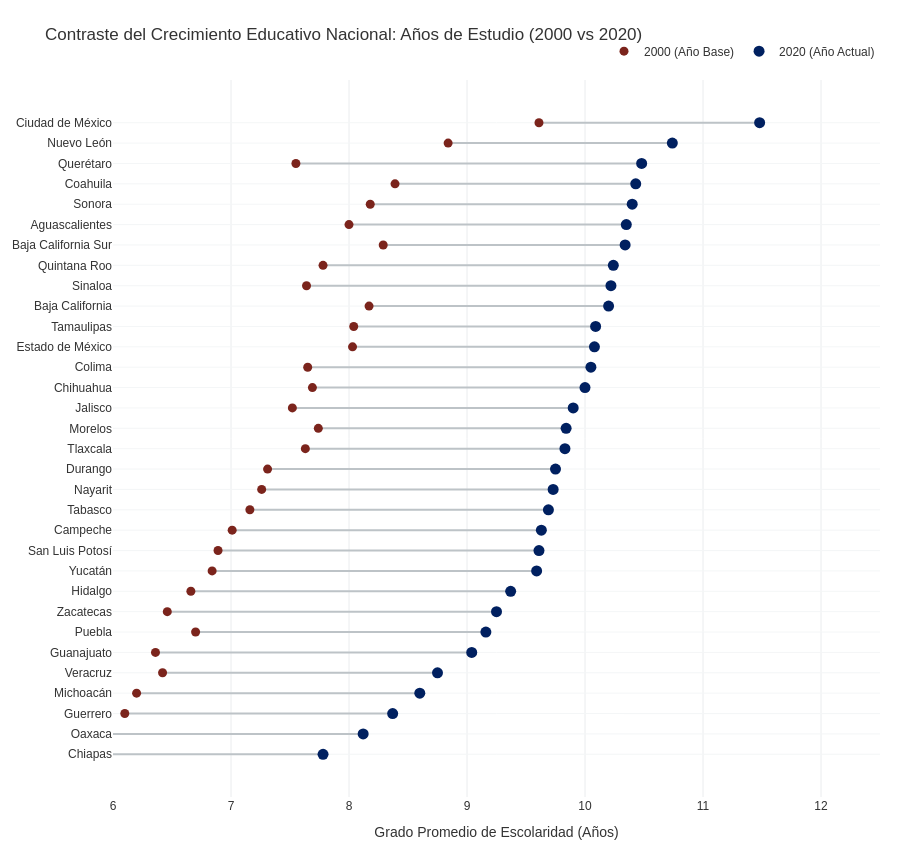

Here is the notebook cell this chart was saved with:
### Markdown cell above
<style>
    /* Estilo Institucional / Reporte Ejecutivo */
    body { background-color: #FFFFFF !important; }
    .jp-RenderedHTMLCommon {
        max-width: 1000px !important;
        margin: 0 auto !important;
        padding: 40px 20px !important;
        font-family: 'Arial', 'Helvetica', sans-serif !important;
        color: #333333;
        line-height: 1.6;
    }
    h1 { font-size: 2.2em !important; font-weight: bold; text-align: left; color: #002060; border-bottom: 2px solid #7B241C; padding-bottom: 10px; text-transform: uppercase; }
    
    /* Cajas de Resumen */
    .resumen { font-size: 1.1em; color: #444; border-left: 3px solid #002060; padding-left: 15px; margin-bottom: 30px; background-color: #FAFAFA; padding: 15px; }

    /* LOS NUEVOS SEPARADORES DE SECCIÓN (LEGO) */
    .section-break {
        background-color: #002060; /* Azul Marino Corporativo */
        padding: 30px 40px !important;
        margin: 60px 0 30px 0 !important; 
        border-left: 10px solid #7B241C; /* Acento Guinda */
        border-radius: 4px;
        box-shadow: 0 4px 6px rgba(0,0,0,0.1);
    }
    .section-break h2 {
        color: #FFFFFF !important;
        background-color: transparent !important;
        border: none !important;
        margin: 0 !important;
        padding: 0 !important;
        font-size: 1.6em !important;
        text-transform: uppercase;
        letter-spacing: 1px;
    }
    .section-break p {
        color: #D5DBDB !important;
        margin-top: 10px !important;
        margin-bottom: 0 !important;
        font-size: 1.1em !important;
    }
</style>

# El Dividendo Educativo en México
### ¿Más años en las aulas se traducen realmente en mayor riqueza estatal?
***

<div class="resumen">
<b>Resumen Ejecutivo:</b> Durante décadas, la política pública ha sostenido que la educación es el principal motor del desarrollo económico. En este reporte, cruzamos 20 años de datos del Censo de Población y Vivienda con el Producto Interno Bruto (PIB) del INEGI para someter esta premisa a una prueba matemática: <b>¿El esfuerzo de mantener a la población en la escuela está generando la riqueza esperada en las diferentes regiones del país?</b>
</div>

<div class="section-break">
    <h2>1. El Punto de Partida</h2>
    <p>Dos décadas de esfuerzo por mantener a México en las aulas</p>
</div>

Construir capital humano es un proceso lento que toma generaciones. No podemos entender el presente económico sin mirar el rezago educativo histórico. 

La siguiente visualización contrasta el Grado Promedio de Escolaridad de cada entidad en el año 2000 frente al 2020. Esta 'Gráfica de Mancuernas' revela la magnitud de la brecha nacional inicial y el esfuerzo de crecimiento de cada estado a lo largo de 20 años.

### Code cell
import plotly.graph_objects as go

# 1. Preparación de datos: Nos quedamos solo con los años extremos
df_dumb = df[['Estado', 'Edu_2000_Total', 'Edu_2020_Total']].copy()

# Ordenamos de mayor a menor según el nivel actual (2020)
df_dumb = df_dumb.sort_values(by='Edu_2020_Total', ascending=True)

# 2. LÓGICA DE VISUALIZACIÓN INSTITUCIONAL (PANORAMA NACIONAL COMxxPLETO)
fig1 = go.Figure()

for i, row in df_dumb.iterrows():
    crecimiento = row['Edu_2020_Total'] - row['Edu_2000_Total']
    
    # Línea de conexión gris
    fig1.add_trace(go.Scatter(
        x=[row['Edu_2000_Total'], row['Edu_2020_Total']],
        y=[row['Estado'], row['Estado']],
        mode='lines',
        line=dict(color='#BDC3C7', width=2), # Gris sólido
        showlegend=False,
        hoverinfo='skip'
    ))
    
    # Punto 2000 (Guinda Institucional)
    fig1.add_trace(go.Scatter(
        x=[row['Edu_2000_Total']],
        y=[row['Estado']],
        mode='markers',
        marker=dict(color='#7B241C', size=9),
        showlegend=False,
        hoverinfo='skip'
    ))

    # Punto 2020 (Azul Marino - Aquí ponemos el Tooltip para todos)
    fig1.add_trace(go.Scatter(
        x=[row['Edu_2020_Total']],
        y=[row['Estado']],
        mode='markers',
        marker=dict(color='#002060', size=11),
        showlegend=False,
        customdata=[[row['Edu_2000_Total'], row['Edu_2020_Total'], crecimiento]],
        hovertemplate="<b style='font-size:14px'>%{y}</b><br><br>📚 2020: %{customdata[1]:.1f} años<br>⚪ 2000: %{customdata[0]:.1f} años<br>📈 Crecimiento: +%{customdata[2]:.1f} años<extra></extra>"
    ))

# CONFIGURACIÓN DEL LAYOUT EJECUTIVO
fig1.update_layout(
    title='Contraste del Crecimiento Educativo Nacional: Años de Estudio (2000 vs 2020)',
    plot_bgcolor='white',
    paper_bgcolor='white',
    height=850, # Altura perfecta para que los 32 estados se lean claros
    margin=dict(l=20, r=20, t=80, b=40),
    xaxis=dict(
        title='Grado Promedio de Escolaridad (Años)',
        tickmode='linear',
        tick0=6, dtick=1,
        range=[6, 12.5],
        showgrid=True, gridcolor='#EAECEE' # Cuadrícula gris tenue
    ),
    yaxis=dict(
        showgrid=True, gridcolor='#F4F6F7',
        automargin=True # Ajusta el margen para nombres largos
    ),
    font=dict(family="Arial", size=12, color="#333333"),
    legend=dict(orientation="h", yanchor="bottom", y=1.02, xanchor="right", x=1)
)

# Agregamos las etiquetas de la leyenda manualmente
fig1.add_trace(go.Scatter(x=[None], y=[None], mode='markers', marker=dict(color='#7B241C', size=9), name='2000 (Año Base)'))
fig1.add_trace(go.Scatter(x=[None], y=[None], mode='markers', marker=dict(color='#002060', size=11), name='2020 (Año Actual)'))

fig1.show()

### Figure 1 — Plotly figure (JSON) as saved in the notebook; plotly's stock layout.template omitted (floating-point values rounded to 4 significant figures)
{"data": [{"hoverinfo": "skip", "line": {"color": "#BDC3C7", "width": 2}, "mode": "lines", "showlegend": false, "type": "scatter", "x": [5.35, 7.78], "y": ["Chiapas", "Chiapas"]}, {"hoverinfo": "skip", "marker": {"color": "#7B241C", "size": 9}, "mode": "markers", "showlegend": false, "type": "scatter", "x": [5.35], "y": ["Chiapas"]}, {"customdata": [[5.35, 7.78, 2.43]], "hovertemplate": "<b style='font-size:14px'>%{y}</b><br><br>📚 2020: %{customdata[1]:.1f} años<br>⚪ 2000: %{customdata[0]:.1f} años<br>📈 Crecimiento: +%{customdata[2]:.1f} años<extra></extra>", "marker": {"color": "#002060", "size": 11}, "mode": "markers", "showlegend": false, "type": "scatter", "x": [7.78], "y": ["Chiapas"]}, {"hoverinfo": "skip", "line": {"color": "#BDC3C7", "width": 2}, "mode": "lines", "showlegend": false, "type": "scatter", "x": [5.62, 8.12], "y": ["Oaxaca", "Oaxaca"]}, {"hoverinfo": "skip", "marker": {"color": "#7B241C", "size": 9}, "mode": "markers", "showlegend": false, "type": "scatter", "x": [5.62], "y": ["Oaxaca"]}, {"customdata": [[5.62, 8.12, 2.5]], "hovertemplate": "<b style='font-size:14px'>%{y}</b><br><br>📚 2020: %{customdata[1]:.1f} años<br>⚪ 2000: %{customdata[0]:.1f} años<br>📈 Crecimiento: +%{customdata[2]:.1f} años<extra></extra>", "marker": {"color": "#002060", "size": 11}, "mode": "markers", "showlegend": false, "type": "scatter", "x": [8.12], "y": ["Oaxaca"]}, {"hoverinfo": "skip", "line": {"color": "#BDC3C7", "width": 2}, "mode": "lines", "showlegend": false, "type": "scatter", "x": [6.1, 8.37], "y": ["Guerrero", "Guerrero"]}, {"hoverinfo": "skip", "marker": {"color": "#7B241C", "size": 9}, "mode": "markers", "showlegend": false, "type": "scatter", "x": [6.1], "y": ["Guerrero"]}, {"customdata": [[6.1, 8.37, 2.27]], "hovertemplate": "<b style='font-size:14px'>%{y}</b><br><br>📚 2020: %{customdata[1]:.1f} años<br>⚪ 2000: %{customdata[0]:.1f} años<br>📈 Crecimiento: +%{customdata[2]:.1f} años<extra></extra>", "marker": {"color": "#002060", "size": 11}, "mode": "markers", "showlegend": false, "type": "scatter", "x": [8.37], "y": ["Guerrero"]}, {"hoverinfo": "skip", "line": {"color": "#BDC3C7", "width": 2}, "mode": "lines", "showlegend": false, "type": "scatter", "x": [6.2, 8.6], "y": ["Michoacán", "Michoacán"]}, {"hoverinfo": "skip", "marker": {"color": "#7B241C", "size": 9}, "mode": "markers", "showlegend": false, "type": "scatter", "x": [6.2], "y": ["Michoacán"]}, {"customdata": [[6.2, 8.6, 2.4]], "hovertemplate": "<b style='font-size:14px'>%{y}</b><br><br>📚 2020: %{customdata[1]:.1f} años<br>⚪ 2000: %{customdata[0]:.1f} años<br>📈 Crecimiento: +%{customdata[2]:.1f} años<extra></extra>", "marker": {"color": "#002060", "size": 11}, "mode": "markers", "showlegend": false, "type": "scatter", "x": [8.6], "y": ["Michoacán"]}, {"hoverinfo": "skip", "line": {"color": "#BDC3C7", "width": 2}, "mode": "lines", "showlegend": false, "type": "scatter", "x": [6.42, 8.75], "y": ["Veracruz", "Veracruz"]}, {"hoverinfo": "skip", "marker": {"color": "#7B241C", "size": 9}, "mode": "markers", "showlegend": false, "type": "scatter", "x": [6.42], "y": ["Veracruz"]}, {"customdata": [[6.42, 8.75, 2.33]], "hovertemplate": "<b style='font-size:14px'>%{y}</b><br><br>📚 2020: %{customdata[1]:.1f} años<br>⚪ 2000: %{customdata[0]:.1f} años<br>📈 Crecimiento: +%{customdata[2]:.1f} años<extra></extra>", "marker": {"color": "#002060", "size": 11}, "mode": "markers", "showlegend": false, "type": "scatter", "x": [8.75], "y": ["Veracruz"]}, {"hoverinfo": "skip", "line": {"color": "#BDC3C7", "width": 2}, "mode": "lines", "showlegend": false, "type": "scatter", "x": [6.36, 9.04], "y": ["Guanajuato", "Guanajuato"]}, {"hoverinfo": "skip", "marker": {"color": "#7B241C", "size": 9}, "mode": "markers", "showlegend": false, "type": "scatter", "x": [6.36], "y": ["Guanajuato"]}, {"customdata": [[6.36, 9.04, 2.68]], "hovertemplate": "<b style='font-size:14px'>%{y}</b><br><br>📚 2020: %{customdata[1]:.1f} años<br>⚪ 2000: %{customdata[0]:.1f} años<br>📈 Crecimiento: +%{customdata[2]:.1f} años<extra></extra>", "marker": {"color": "#002060", "size": 11}, "mode": "markers", "showlegend": false, "type": "scatter", "x": [9.04], "y": ["Guanajuato"]}, {"hoverinfo": "skip", "line": {"color": "#BDC3C7", "width": 2}, "mode": "lines", "showlegend": false, "type": "scatter", "x": [6.7, 9.16], "y": ["Puebla", "Puebla"]}, {"hoverinfo": "skip", "marker": {"color": "#7B241C", "size": 9}, "mode": "markers", "showlegend": false, "type": "scatter", "x": [6.7], "y": ["Puebla"]}, {"customdata": [[6.7, 9.16, 2.46]], "hovertemplate": "<b style='font-size:14px'>%{y}</b><br><br>📚 2020: %{customdata[1]:.1f} años<br>⚪ 2000: %{customdata[0]:.1f} años<br>📈 Crecimiento: +%{customdata[2]:.1f} años<extra></extra>", "marker": {"color": "#002060", "size": 11}, "mode": "markers", "showlegend": false, "type": "scatter", "x": [9.16], "y": ["Puebla"]}, {"hoverinfo": "skip", "line": {"color": "#BDC3C7", "width": 2}, "mode": "lines", "showlegend": false, "type": "scatter", "x": [6.46, 9.25], "y": ["Zacatecas", "Zacatecas"]}, {"hoverinfo": "skip", "marker": {"color": "#7B241C", "size": 9}, "mode": "markers", "showlegend": false, "type": "scatter", "x": [6.46], "y": ["Zacatecas"]}, {"customdata": [[6.46, 9.25, 2.79]], "hovertemplate": "<b style='font-size:14px'>%{y}</b><br><br>📚 2020: %{customdata[1]:.1f} años<br>⚪ 2000: %{customdata[0]:.1f} años<br>📈 Crecimiento: +%{customdata[2]:.1f} años<extra></extra>", "marker": {"color": "#002060", "size": 11}, "mode": "markers", "showlegend": false, "type": "scatter", "x": [9.25], "y": ["Zacatecas"]}, {"hoverinfo": "skip", "line": {"color": "#BDC3C7", "width": 2}, "mode": "lines", "showlegend": false, "type": "scatter", "x": [6.66, 9.37], "y": ["Hidalgo", "Hidalgo"]}, {"hoverinfo": "skip", "marker": {"color": "#7B241C", "size": 9}, "mode": "markers", "showlegend": false, "type": "scatter", "x": [6.66], "y": ["Hidalgo"]}, {"customdata": [[6.66, 9.37, 2.71]], "hovertemplate": "<b style='font-size:14px'>%{y}</b><br><br>📚 2020: %{customdata[1]:.1f} años<br>⚪ 2000: %{customdata[0]:.1f} años<br>📈 Crecimiento: +%{customdata[2]:.1f} años<extra></extra>", "marker": {"color": "#002060", "size": 11}, "mode": "markers", "showlegend": false, "type": "scatter", "x": [9.37], "y": ["Hidalgo"]}, {"hoverinfo": "skip", "line": {"color": "#BDC3C7", "width": 2}, "mode": "lines", "showlegend": false, "type": "scatter", "x": [6.84, 9.59], "y": ["Yucatán", "Yucatán"]}, {"hoverinfo": "skip", "marker": {"color": "#7B241C", "size": 9}, "mode": "markers", "showlegend": false, "type": "scatter", "x": [6.84], "y": ["Yucatán"]}, {"customdata": [[6.84, 9.59, 2.75]], "hovertemplate": "<b style='font-size:14px'>%{y}</b><br><br>📚 2020: %{customdata[1]:.1f} años<br>⚪ 2000: %{customdata[0]:.1f} años<br>📈 Crecimiento: +%{customdata[2]:.1f} años<extra></extra>", "marker": {"color": "#002060", "size": 11}, "mode": "markers", "showlegend": false, "type": "scatter", "x": [9.59], "y": ["Yucatán"]}, {"hoverinfo": "skip", "line": {"color": "#BDC3C7", "width": 2}, "mode": "lines", "showlegend": false, "type": "scatter", "x": [6.89, 9.61], "y": ["San Luis Potosí", "San Luis Potosí"]}, {"hoverinfo": "skip", "marker": {"color": "#7B241C", "size": 9}, "mode": "markers", "showlegend": false, "type": "scatter", "x": [6.89], "y": ["San Luis Potosí"]}, {"customdata": [[6.89, 9.61, 2.72]], "hovertemplate": "<b style='font-size:14px'>%{y}</b><br><br>📚 2020: %{customdata[1]:.1f} años<br>⚪ 2000: %{customdata[0]:.1f} años<br>📈 Crecimiento: +%{customdata[2]:.1f} años<extra></extra>", "marker": {"color": "#002060", "size": 11}, "mode": "markers", "showlegend": false, "type": "scatter", "x": [9.61], "y": ["San Luis Potosí"]}, {"hoverinfo": "skip", "line": {"color": "#BDC3C7", "width": 2}, "mode": "lines", "showlegend": false, "type": "scatter", "x": [7.01, 9.63], "y": ["Campeche", "Campeche"]}, {"hoverinfo": "skip", "marker": {"color": "#7B241C", "size": 9}, "mode": "markers", "showlegend": false, "type": "scatter", "x": [7.01], "y": ["Campeche"]}, {"customdata": [[7.01, 9.63, 2.62]], "hovertemplate": "<b style='font-size:14px'>%{y}</b><br><br>📚 2020: %{customdata[1]:.1f} años<br>⚪ 2000: %{customdata[0]:.1f} años<br>📈 Crecimiento: +%{customdata[2]:.1f} años<extra></extra>", "marker": {"color": "#002060", "size": 11}, "mode": "markers", "showlegend": false, "type": "scatter", "x": [9.63], "y": ["Campeche"]}, {"hoverinfo": "skip", "line": {"color": "#BDC3C7", "width": 2}, "mode": "lines", "showlegend": false, "type": "scatter", "x": [7.16, 9.69], "y": ["Tabasco", "Tabasco"]}, {"hoverinfo": "skip", "marker": {"color": "#7B241C", "size": 9}, "mode": "markers", "showlegend": false, "type": "scatter", "x": [7.16], "y": ["Tabasco"]}, {"customdata": [[7.16, 9.69, 2.53]], "hovertemplate": "<b style='font-size:14px'>%{y}</b><br><br>📚 2020: %{customdata[1]:.1f} años<br>⚪ 2000: %{customdata[0]:.1f} años<br>📈 Crecimiento: +%{customdata[2]:.1f} años<extra></extra>", "marker": {"color": "#002060", "size": 11}, "mode": "markers", "showlegend": false, "type": "scatter", "x": [9.69], "y": ["Tabasco"]}, {"hoverinfo": "skip", "line": {"color": "#BDC3C7", "width": 2}, "mode": "lines", "showlegend": false, "type": "scatter", "x": [7.26, 9.73], "y": ["Nayarit", "Nayarit"]}, {"hoverinfo": "skip", "marker": {"color": "#7B241C", "size": 9}, "mode": "markers", "showlegend": false, "type": "scatter", "x": [7.26], "y": ["Nayarit"]}, {"customdata": [[7.26, 9.73, 2.47]], "hovertemplate": "<b style='font-size:14px'>%{y}</b><br><br>📚 2020: %{customdata[1]:.1f} años<br>⚪ 2000: %{customdata[0]:.1f} años<br>📈 Crecimiento: +%{customdata[2]:.1f} años<extra></extra>", "marker": {"color": "#002060", "size": 11}, "mode": "markers", "showlegend": false, "type": "scatter", "x": [9.73], "y": ["Nayarit"]}, {"hoverinfo": "skip", "line": {"color": "#BDC3C7", "width": 2}, "mode": "lines", "showlegend": false, "type": "scatter", "x": [7.31, 9.75], "y": ["Durango", "Durango"]}, {"hoverinfo": "skip", "marker": {"color": "#7B241C", "size": 9}, "mode": "markers", "showlegend": false, "type": "scatter", "x": [7.31], "y": ["Durango"]}, {"customdata": [[7.31, 9.75, 2.44]], "hovertemplate": "<b style='font-size:14px'>%{y}</b><br><br>📚 2020: %{customdata[1]:.1f} años<br>⚪ 2000: %{customdata[0]:.1f} años<br>📈 Crecimiento: +%{customdata[2]:.1f} años<extra></extra>", "marker": {"color": "#002060", "size": 11}, "mode": "markers", "showlegend": false, "type": "scatter", "x": [9.75], "y": ["Durango"]}, {"hoverinfo": "skip", "line": {"color": "#BDC3C7", "width": 2}, "mode": "lines", "showlegend": false, "type": "scatter", "x": [7.63, 9.83], "y": ["Tlaxcala", "Tlaxcala"]}, {"hoverinfo": "skip", "marker": {"color": "#7B241C", "size": 9}, "mode": "markers", "showlegend": false, "type": "scatter", "x": [7.63], "y": ["Tlaxcala"]}, {"customdata": [[7.63, 9.83, 2.2]], "hovertemplate": "<b style='font-size:14px'>%{y}</b><br><br>📚 2020: %{customdata[1]:.1f} años<br>⚪ 2000: %{customdata[0]:.1f} años<br>📈 Crecimiento: +%{customdata[2]:.1f} años<extra></extra>", "marker": {"color": "#002060", "size": 11}, "mode": "markers", "showlegend": false, "type": "scatter", "x": [9.83], "y": ["Tlaxcala"]}, {"hoverinfo": "skip", "line": {"color": "#BDC3C7", "width": 2}, "mode": "lines", "showlegend": false, "type": "scatter", "x": [7.74, 9.84], "y": ["Morelos", "Morelos"]}, {"hoverinfo": "skip", "marker": {"color": "#7B241C", "size": 9}, "mode": "markers", "showlegend": false, "type": "scatter", "x": [7.74], "y": ["Morelos"]}, {"customdata": [[7.74, 9.84, 2.1]], "hovertemplate": "<b style='font-size:14px'>%{y}</b><br><br>📚 2020: %{customdata[1]:.1f} años<br>⚪ 2000: %{customdata[0]:.1f} años<br>📈 Crecimiento: +%{customdata[2]:.1f} años<extra></extra>", "marker": {"color": "#002060", "size": 11}, "mode": "markers", "showlegend": false, "type": "scatter", "x": [9.84], "y": ["Morelos"]}, {"hoverinfo": "skip", "line": {"color": "#BDC3C7", "width": 2}, "mode": "lines", "showlegend": false, "type": "scatter", "x": [7.52, 9.9], "y": ["Jalisco", "Jalisco"]}, {"hoverinfo": "skip", "marker": {"color": "#7B241C", "size": 9}, "mode": "markers", "showlegend": false, "type": "scatter", "x": [7.52], "y": ["Jalisco"]}, {"customdata": [[7.52, 9.9, 2.38]], "hovertemplate": "<b style='font-size:14px'>%{y}</b><br><br>📚 2020: %{customdata[1]:.1f} años<br>⚪ 2000: %{customdata[0]:.1f} años<br>📈 Crecimiento: +%{customdata[2]:.1f} años<extra></extra>", "marker": {"color": "#002060", "size": 11}, "mode": "markers", "showlegend": false, "type": "scatter", "x": [9.9], "y": ["Jalisco"]}, {"hoverinfo": "skip", "line": {"color": "#BDC3C7", "width": 2}, "mode": "lines", "showlegend": false, "type": "scatter", "x": [7.69, 10], "y": ["Chihuahua", "Chihuahua"]}, {"hoverinfo": "skip", "marker": {"color": "#7B241C", "size": 9}, "mode": "markers", "showlegend": false, "type": "scatter", "x": [7.69], "y": ["Chihuahua"]}, {"customdata": [[7.69, 10, 2.31]], "hovertemplate": "<b style='font-size:14px'>%{y}</b><br><br>📚 2020: %{customdata[1]:.1f} años<br>⚪ 2000: %{customdata[0]:.1f} años<br>📈 Crecimiento: +%{customdata[2]:.1f} años<extra></extra>", "marker": {"color": "#002060", "size": 11}, "mode": "markers", "showlegend": false, "type": "scatter", "x": [10], "y": ["Chihuahua"]}, {"hoverinfo": "skip", "line": {"color": "#BDC3C7", "width": 2}, "mode": "lines", "showlegend": false, "type": "scatter", "x": [7.65, 10.05], "y": ["Colima", "Colima"]}, {"hoverinfo": "skip", "marker": {"color": "#7B241C", "size": 9}, "mode": "markers", "showlegend": false, "type": "scatter", "x": [7.65], "y": ["Colima"]}, {"customdata": [[7.65, 10.05, 2.4]], "hovertemplate": "<b style='font-size:14px'>%{y}</b><br><br>📚 2020: %{customdata[1]:.1f} años<br>⚪ 2000: %{customdata[0]:.1f} años<br>📈 Crecimiento: +%{customdata[2]:.1f} años<extra></extra>", "marker": {"color": "#002060", "size": 11}, "mode": "markers", "showlegend": false, "type": "scatter", "x": [10.05], "y": ["Colima"]}, {"hoverinfo": "skip", "line": {"color": "#BDC3C7", "width": 2}, "mode": "lines", "showlegend": false, "type": "scatter", "x": [8.03, 10.08], "y": ["Estado de México", "Estado de México"]}, {"hoverinfo": "skip", "marker": {"color": "#7B241C", "size": 9}, "mode": "markers", "showlegend": false, "type": "scatter", "x": [8.03], "y": ["Estado de México"]}, {"customdata": [[8.03, 10.08, 2.05]], "hovertemplate": "<b style='font-size:14px'>%{y}</b><br><br>📚 2020: %{customdata[1]:.1f} años<br>⚪ 2000: %{customdata[0]:.1f} años<br>📈 Crecimiento: +%{customdata[2]:.1f} años<extra></extra>", "marker": {"color": "#002060", "size": 11}, "mode": "markers", "showlegend": false, "type": "scatter", "x": [10.08], "y": ["Estado de México"]}, {"hoverinfo": "skip", "line": {"color": "#BDC3C7", "width": 2}, "mode": "lines", "showlegend": false, "type": "scatter", "x": [8.04, 10.09], "y": ["Tamaulipas", "Tamaulipas"]}, {"hoverinfo": "skip", "marker": {"color": "#7B241C", "size": 9}, "mode": "markers", "showlegend": false, "type": "scatter", "x": [8.04], "y": ["Tamaulipas"]}, {"customdata": [[8.04, 10.09, 2.05]], "hovertemplate": "<b style='font-size:14px'>%{y}</b><br><br>📚 2020: %{customdata[1]:.1f} años<br>⚪ 2000: %{customdata[0]:.1f} años<br>📈 Crecimiento: +%{customdata[2]:.1f} años<extra></extra>", "marker": {"color": "#002060", "size": 11}, "mode": "markers", "showlegend": false, "type": "scatter", "x": [10.09], "y": ["Tamaulipas"]}, {"hoverinfo": "skip", "line": {"color": "#BDC3C7", "width": 2}, "mode": "lines", "showlegend": false, "type": "scatter", "x": [8.17, 10.2], "y": ["Baja California", "Baja California"]}, {"hoverinfo": "skip", "marker": {"color": "#7B241C", "size": 9}, "mode": "markers", "showlegend": false, "type": "scatter", "x": [8.17], "y": ["Baja California"]}, {"customdata": [[8.17, 10.2, 2.03]], "hovertemplate": "<b style='font-size:14px'>%{y}</b><br><br>📚 2020: %{customdata[1]:.1f} años<br>⚪ 2000: %{customdata[0]:.1f} años<br>📈 Crecimiento: +%{customdata[2]:.1f} años<extra></extra>", "marker": {"color": "#002060", "size": 11}, "mode": "markers", "showlegend": false, "type": "scatter", "x": [10.2], "y": ["Baja California"]}, {"hoverinfo": "skip", "line": {"color": "#BDC3C7", "width": 2}, "mode": "lines", "showlegend": false, "type": "scatter", "x": [7.64, 10.22], "y": ["Sinaloa", "Sinaloa"]}, {"hoverinfo": "skip", "marker": {"color": "#7B241C", "size": 9}, "mode": "markers", "showlegend": false, "type": "scatter", "x": [7.64], "y": ["Sinaloa"]}, {"customdata": [[7.64, 10.22, 2.58]], "hovertemplate": "<b style='font-size:14px'>%{y}</b><br><br>📚 2020: %{customdata[1]:.1f} años<br>⚪ 2000: %{customdata[0]:.1f} años<br>📈 Crecimiento: +%{customdata[2]:.1f} años<extra></extra>", "marker": {"color": "#002060", "size": 11}, "mode": "markers", "showlegend": false, "type": "scatter", "x": [10.22], "y": ["Sinaloa"]}, {"hoverinfo": "skip", "line": {"color": "#BDC3C7", "width": 2}, "mode": "lines", "showlegend": false, "type": "scatter", "x": [7.78, 10.24], "y": ["Quintana Roo", "Quintana Roo"]}, {"hoverinfo": "skip", "marker": {"color": "#7B241C", "size": 9}, "mode": "markers", "showlegend": false, "type": "scatter", "x": [7.78], "y": ["Quintana Roo"]}, {"customdata": [[7.78, 10.24, 2.46]], "hovertemplate": "<b style='font-size:14px'>%{y}</b><br><br>📚 2020: %{customdata[1]:.1f} años<br>⚪ 2000: %{customdata[0]:.1f} años<br>📈 Crecimiento: +%{customdata[2]:.1f} años<extra></extra>", "marker": {"color": "#002060", "size": 11}, "mode": "markers", "showlegend": false, "type": "scatter", "x": [10.24], "y": ["Quintana Roo"]}, {"hoverinfo": "skip", "line": {"color": "#BDC3C7", "width": 2}, "mode": "lines", "showlegend": false, "type": "scatter", "x": [8.29, 10.34], "y": ["Baja California Sur", "Baja California Sur"]}, {"hoverinfo": "skip", "marker": {"color": "#7B241C", "size": 9}, "mode": "markers", "showlegend": false, "type": "scatter", "x": [8.29], "y": ["Baja California Sur"]}, {"customdata": [[8.29, 10.34, 2.05]], "hovertemplate": "<b style='font-size:14px'>%{y}</b><br><br>📚 2020: %{customdata[1]:.1f} años<br>⚪ 2000: %{customdata[0]:.1f} años<br>📈 Crecimiento: +%{customdata[2]:.1f} años<extra></extra>", "marker": {"color": "#002060", "size": 11}, "mode": "markers", "showlegend": false, "type": "scatter", "x": [10.34], "y": ["Baja California Sur"]}, {"hoverinfo": "skip", "line": {"color": "#BDC3C7", "width": 2}, "mode": "lines", "showlegend": false, "type": "scatter", "x": [8, 10.35], "y": ["Aguascalientes", "Aguascalientes"]}, {"hoverinfo": "skip", "marker": {"color": "#7B241C", "size": 9}, "mode": "markers", "showlegend": false, "type": "scatter", "x": [8], "y": ["Aguascalientes"]}, {"customdata": [[8, 10.35, 2.35]], "hovertemplate": "<b style='font-size:14px'>%{y}</b><br><br>📚 2020: %{customdata[1]:.1f} años<br>⚪ 2000: %{customdata[0]:.1f} años<br>📈 Crecimiento: +%{customdata[2]:.1f} años<extra></extra>", "marker": {"color": "#002060", "size": 11}, "mode": "markers", "showlegend": false, "type": "scatter", "x": [10.35], "y": ["Aguascalientes"]}, {"hoverinfo": "skip", "line": {"color": "#BDC3C7", "width": 2}, "mode": "lines", "showlegend": false, "type": "scatter", "x": [8.18, 10.4], "y": ["Sonora", "Sonora"]}, {"hoverinfo": "skip", "marker": {"color": "#7B241C", "size": 9}, "mode": "markers", "showlegend": false, "type": "scatter", "x": [8.18], "y": ["Sonora"]}, {"customdata": [[8.18, 10.4, 2.22]], "hovertemplate": "<b style='font-size:14px'>%{y}</b><br><br>📚 2020: %{customdata[1]:.1f} años<br>⚪ 2000: %{customdata[0]:.1f} años<br>📈 Crecimiento: +%{customdata[2]:.1f} años<extra></extra>", "marker": {"color": "#002060", "size": 11}, "mode": "markers", "showlegend": false, "type": "scatter", "x": [10.4], "y": ["Sonora"]}, {"hoverinfo": "skip", "line": {"color": "#BDC3C7", "width": 2}, "mode": "lines", "showlegend": false, "type": "scatter", "x": [8.39, 10.43], "y": ["Coahuila", "Coahuila"]}, {"hoverinfo": "skip", "marker": {"color": "#7B241C", "size": 9}, "mode": "markers", "showlegend": false, "type": "scatter", "x": [8.39], "y": ["Coahuila"]}, {"customdata": [[8.39, 10.43, 2.04]], "hovertemplate": "<b style='font-size:14px'>%{y}</b><br><br>📚 2020: %{customdata[1]:.1f} años<br>⚪ 2000: %{customdata[0]:.1f} años<br>📈 Crecimiento: +%{customdata[2]:.1f} años<extra></extra>", "marker": {"color": "#002060", "size": 11}, "mode": "markers", "showlegend": false, "type": "scatter", "x": [10.43], "y": ["Coahuila"]}, {"hoverinfo": "skip", "line": {"color": "#BDC3C7", "width": 2}, "mode": "lines", "showlegend": false, "type": "scatter", "x": [7.55, 10.48], "y": ["Querétaro", "Querétaro"]}, {"hoverinfo": "skip", "marker": {"color": "#7B241C", "size": 9}, "mode": "markers", "showlegend": false, "type": "scatter", "x": [7.55], "y": ["Querétaro"]}, {"customdata": [[7.55, 10.48, 2.93]], "hovertemplate": "<b style='font-size:14px'>%{y}</b><br><br>📚 2020: %{customdata[1]:.1f} años<br>⚪ 2000: %{customdata[0]:.1f} años<br>📈 Crecimiento: +%{customdata[2]:.1f} años<extra></extra>", "marker": {"color": "#002060", "size": 11}, "mode": "markers", "showlegend": false, "type": "scatter", "x": [10.48], "y": ["Querétaro"]}, {"hoverinfo": "skip", "line": {"color": "#BDC3C7", "width": 2}, "mode": "lines", "showlegend": false, "type": "scatter", "x": [8.84, 10.74], "y": ["Nuevo León", "Nuevo León"]}, {"hoverinfo": "skip", "marker": {"color": "#7B241C", "size": 9}, "mode": "markers", "showlegend": false, "type": "scatter", "x": [8.84], "y": ["Nuevo León"]}, {"customdata": [[8.84, 10.74, 1.9]], "hovertemplate": "<b style='font-size:14px'>%{y}</b><br><br>📚 2020: %{customdata[1]:.1f} años<br>⚪ 2000: %{customdata[0]:.1f} años<br>📈 Crecimiento: +%{customdata[2]:.1f} años<extra></extra>", "marker": {"color": "#002060", "size": 11}, "mode": "markers", "showlegend": false, "type": "scatter", "x": [10.74], "y": ["Nuevo León"]}, {"hoverinfo": "skip", "line": {"color": "#BDC3C7", "width": 2}, "mode": "lines", "showlegend": false, "type": "scatter", "x": [9.61, 11.48], "y": ["Ciudad de México", "Ciudad de México"]}, {"hoverinfo": "skip", "marker": {"color": "#7B241C", "size": 9}, "mode": "markers", "showlegend": false, "type": "scatter", "x": [9.61], "y": ["Ciudad de México"]}, {"customdata": [[9.61, 11.48, 1.87]], "hovertemplate": "<b style='font-size:14px'>%{y}</b><br><br>📚 2020: %{customdata[1]:.1f} años<br>⚪ 2000: %{customdata[0]:.1f} años<br>📈 Crecimiento: +%{customdata[2]:.1f} años<extra></extra>", "marker": {"color": "#002060", "size": 11}, "mode": "markers", "showlegend": false, "type": "scatter", "x": [11.48], "y": ["Ciudad de México"]}, {"marker": {"color": "#7B241C", "size": 9}, "mode": "markers", "name": "2000 (Año Base)", "type": "scatter", "x": [null], "y": [null]}, {"marker": {"color": "#002060", "size": 11}, "mode": "markers", "name": "2020 (Año Actual)", "type": "scatter", "x": [null], "y": [null]}], "layout": {"font": {"color": "#333333", "family": "Arial", "size": 12}, "height": 850, "legend": {"orientation": "h", "x": 1, "xanchor": "right", "y": 1.02, "yanchor": "bottom"}, "margin": {"b": 40, "l": 20, "r": 20, "t": 80}, "paper_bgcolor": "white", "plot_bgcolor": "white", "title": {"text": "Contraste del Crecimiento Educativo Nacional: Años de Estudio (2000 vs 2020)"}, "xaxis": {"dtick": 1, "gridcolor": "#EAECEE", "range": [6, 12.5], "showgrid": true, "tick0": 6, "tickmode": "linear", "title": {"text": "Grado Promedio de Escolaridad (Años)"}}, "yaxis": {"automargin": true, "gridcolor": "#F4F6F7", "showgrid": true}}}
